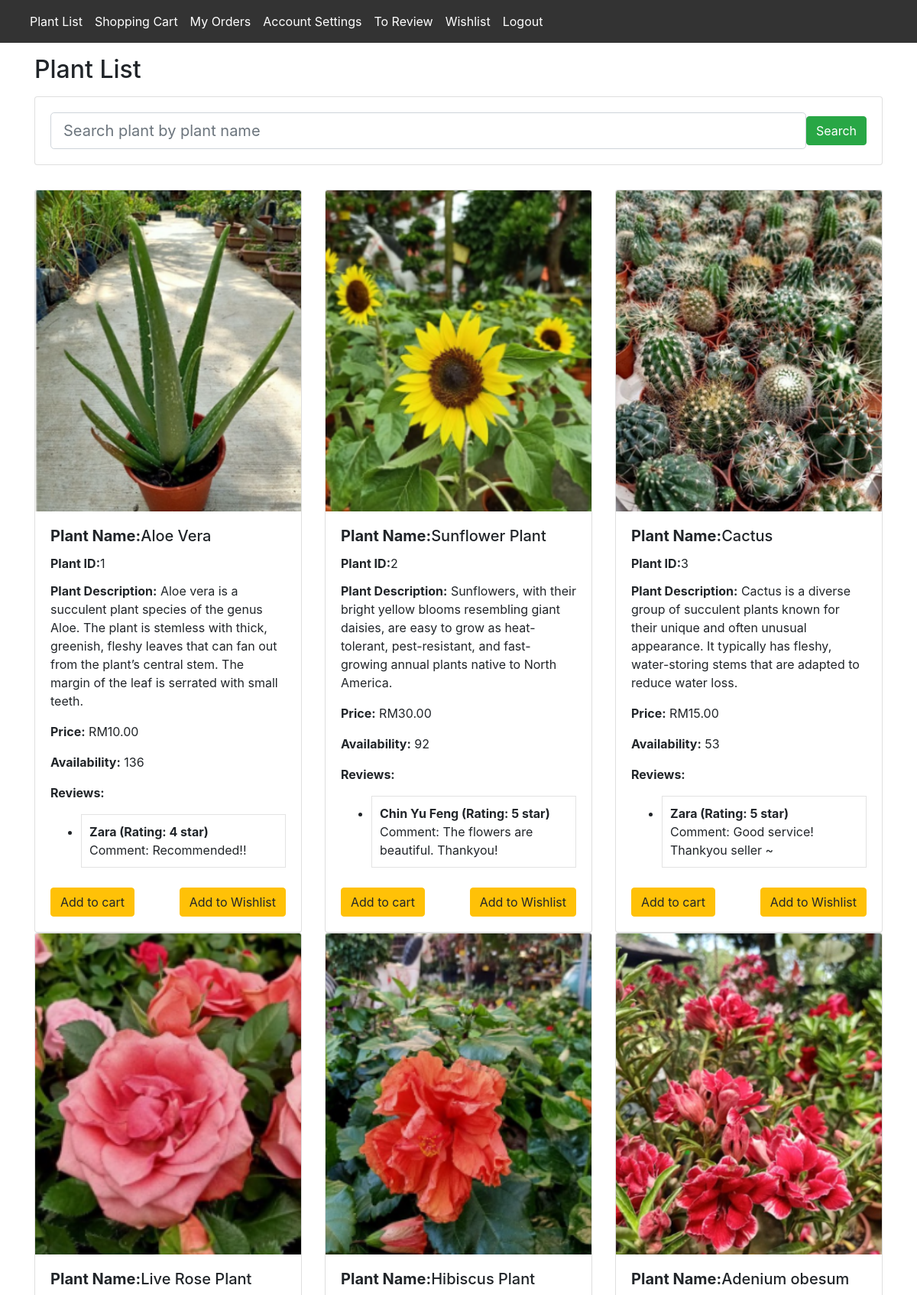
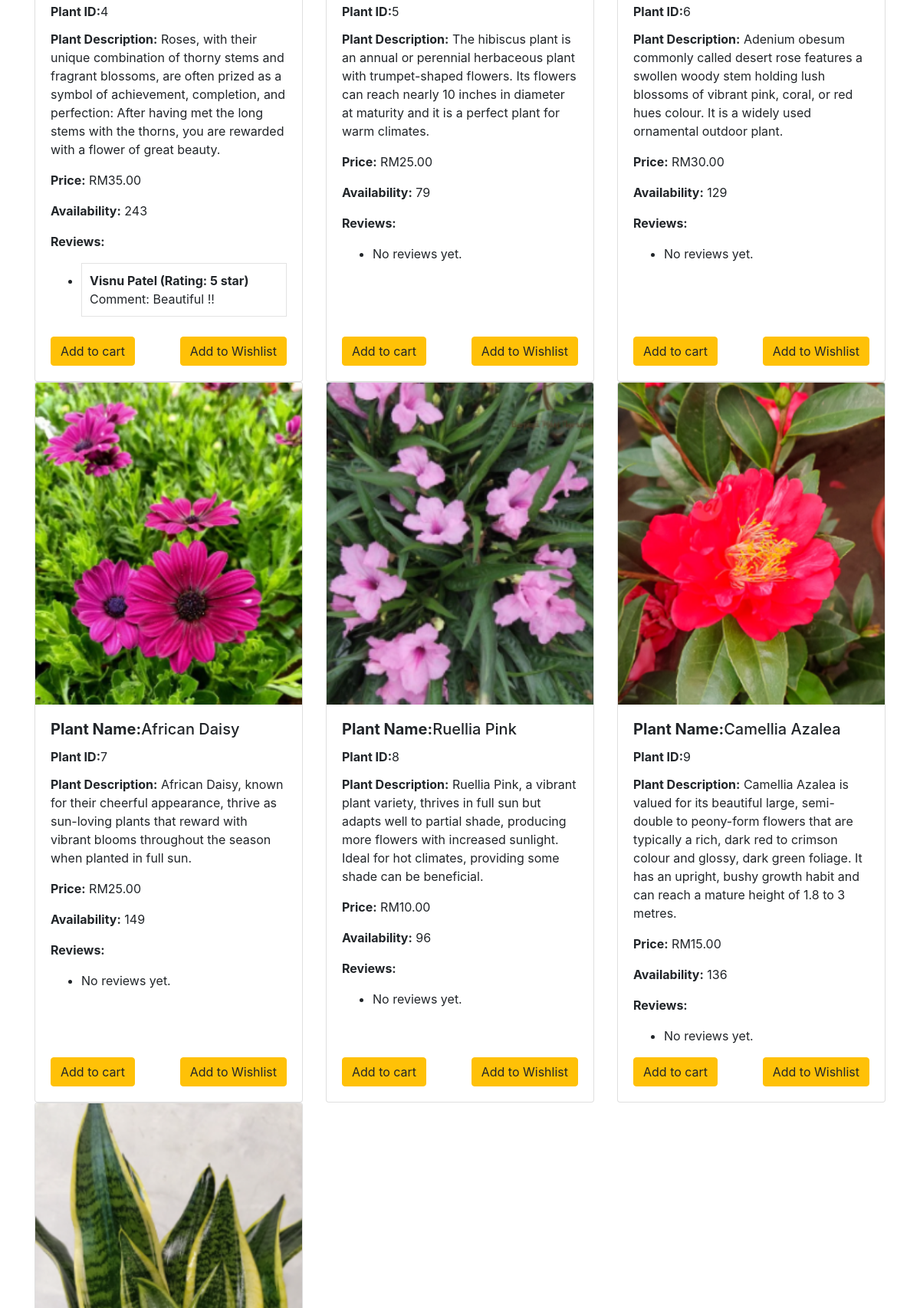
Page /plant_list/ (upper part) on the committed database (2 pictures, top to bottom).
### app/models.py (models this page shows, shortened)
class Plant(models.Model):
    plant_name = models.CharField(max_length=80)
    plant_image = models.ImageField(upload_to='plant/')
    plant_description = models.CharField(max_length=500)
    plant_price = models.DecimalField(max_digits=5, decimal_places=2)
    plant_availability = models.PositiveIntegerField(validators=[MinValueValidator(1), MaxValueValidator(999)])

class Review(models.Model):
    order_item = models.ForeignKey(OrderItem, on_delete=models.CASCADE, related_name='reviews')
    rating = models.IntegerField(validators=[MinValueValidator(1), MaxValueValidator(5)])
    comment = models.TextField(max_length=500)

class OrderItem(models.Model):
    order = models.ForeignKey(Order, on_delete=models.CASCADE, related_name='order_items')
    plant = models.ForeignKey(Plant, on_delete=models.CASCADE, related_name='order_items')
    plant_quantity = models.PositiveIntegerField(validators=[MinValueValidator(1), MaxValueValidator(50)])
    order_item_price = models.DecimalField(max_digits=5, decimal_places=2)
    to_review = models.BooleanField(default=True)

class Order(models.Model):
    customer = models.ForeignKey(Customer, on_delete=models.CASCADE, related_name='orders')
    payment = models.ForeignKey(Payment, on_delete=models.CASCADE, related_name='orders')
    delman = models.ForeignKey(DeliveryMan, on_delete=models.CASCADE, related_name='orders', null=True, blank=True)
    order_status = models.CharField(max_length=30)

class Customer(models.Model):
    user = models.OneToOneField(User, on_delete=models.CASCADE, primary_key=True, related_name='customer_profile')
    customer_name = models.CharField(max_length=80, default='Unknown')
    customer_address = models.CharField(max_length=200)
    customer_state = models.CharField(max_length=30)
    customer_ic = models.CharField(max_length=30, unique=True)
    customer_phone_number = models.BigIntegerField()

### app/views.py (the view)
# urls.py: path('plant_list/', views.plant_list_view, name='plant_list'),
def plant_list_view(request):
    plant_objects = Plant.objects.all()
    for plant in plant_objects:
        plant.reviews = Review.objects.filter(order_item__plant=plant)
    item_name = request.GET.get('item_name')
    if item_name:
        plant_objects = plant_objects.filter(plant_name__icontains=item_name)
        if not plant_objects:
            message = "No matching plants found."
            context = {'message': message}
            return render(request, 'plant_list.html', context)
    context = {'plant_objects': plant_objects}
    return render(request, 'plant_list.html', context)

### app/templates/plant_list.html (shortened to what this page needs)
<!DOCTYPE html>
<html lang="en">
<head>
    <link href="https://stackpath.bootstrapcdn.com/bootstrap/4.5.2/css/bootstrap.min.css" rel="stylesheet">
</head>
<body>
    <nav class="navbar navbar-expand-md navbar-dark" style="background-color: #333333;">
        <div class="container-fluid">
            <div class="collapse navbar-collapse" id="navbarNav">
                <ul class="navbar-nav">
                    <li class="nav-item deliveryman-section">
                        <a class="nav-link active" href="{% url 'plant_list' %}">Plant List</a>
                    </li>
                    <li class="nav-item">
                        <a class="nav-link active" aria-current="page" href="{% url 'view_cart' %}">Shopping Cart</a>
                    </li>
                    <li class="nav-item">
                        <a class="nav-link active" aria-current="page" href="{% url 'my_orders' %}">My Orders</a>
                    </li>
                    <li class="nav-item">
                        <a class="nav-link active" aria-current="page" href="{% url 'account_settings' %}">Account
                            Settings</a>
                    </li>
                    <li class="nav-item">
                        <a class="nav-link active" aria-current="page" href="{% url 'to_review' %}">To Review</a>
                    </li>
                    <li class="nav-item">
                        <a class="nav-link active" aria-current="page" href="{% url 'view_wishlist' %}">Wishlist</a>
                    </li>
                    <li class="nav-item">
                        <a class="nav-link active" aria-current="page" href="{% url 'logout' %}">Logout</a>
                    </li>
                </ul>
            </div>
        </div>
    </nav>
    <div class="container">
        <div class="row">
            <div class="col-12 text-left">
                <h2 class="plant-list-title">Plant List</h2>
            </div>
        </div>
        <div class="row search-bar-container align-items-center">
            <div class="col-12">
                <form class="card card-sm">
                    <div class="card-body row no-gutters align-items-center">
                        <div class="col">
                            <input type="search" name='item_name' placeholder="Search plant by plant name"
                                class="form-control form-control-lg search-input">
                        </div>
                        <div class="col-auto">
                            <button class="btn btn-success" type="submit">Search</button>
                        </div>
                    </div>
                </form>
            </div>
        </div>
        <div class="row row-cols-1 row-cols-md-3 g-4">
            {% if plant_objects %}
            {% for plant in plant_objects %}
            <div class="col">
                <div class="card h-100">
                    <img src="{{ plant.plant_image.url }}" class="card-img-top" alt="{{ plant.plant_name }}">
                    <div class="card-body d-flex flex-column">
                        <h5 class="card-title"><strong>Plant Name:</strong>{{ plant.plant_name }}</h5>
                        <p class="card-title"><strong>Plant ID:</strong>{{ plant.id }}</p>
                        <p class="card-text"><strong>Plant Description:</strong> {{ plant.plant_description }}</p>
                        <p class="card-text"><strong>Price:</strong> RM{{ plant.plant_price }}</p>
                        <p class="card-text"><strong>Availability:</strong> {{ plant.plant_availability }}</p>
                        <p class="card-text"><strong>Reviews:</strong></p>
                        <ul>
                            {% for review in plant.reviews %}
                            <li class="review">
                                <strong>{{ review.order_item.order.customer.customer_name }} (Rating: {{ review.rating }} star)</strong><br>
                                Comment: {{ review.comment }}<br>
                            </li>
                            {% empty %}
                            <li class="no-reviews">No reviews yet.</li>
                            {% endfor %}
                        </ul>
                        <div class="mt-auto">
                            <div class="mt-auto d-flex justify-content-between align-items-center">
                                <form action="{% url 'add_to_cart' plant.id %}" method="post" class="d-inline">
                                    <button type="submit" class="btn btn-warning">Add to cart</button>
                                </form>
                                <a href="{% url 'add_to_wishlist' plant.id %}" class="btn btn-warning">Add to Wishlist</a>
                            </div>
                        </div>
                    </div>
                </div>
            </div>
            {% endfor %}
            {% else %}
            <div class="col-md-12">
                <div class="alert alert-warning" role="alert">
                    No plants match the entered criteria.
                </div>
            </div>
            {% endif %}
        </div>
    </div>
</body>
</html>

### app/templates/plant_list.html (style rules this page uses)
.search-bar-container { margin-bottom: 2rem; }
.card-img-top { width: 100%; height: 35vw; object-fit: cover; }
.review { border: 1px solid #e3e3e3; padding: 10px; margin-bottom: 10px; }
.search-input { width: 100%; }
.plant-list-title { margin-top: 1rem; margin-bottom: 1rem; }

### rows in the picture
Plant: plant_image (picture), plant_name "Aloe Vera", id "1", plant_description "Aloe vera is a succulent plant species of the genus Aloe. The plant is stemless with thick, greenish, fleshy leaves that can fan out from the plant’s central stem. The margin of the leaf is serrated with small teeth.", plant_price "10.00", plant_availability "136"
Review: order_item.order.customer.customer_name "Zara", rating "4", comment "Recommended!!"
Plant: plant_image (picture), plant_name "Sunflower Plant", id "2", plant_description "Sunflowers, with their bright yellow blooms resembling giant daisies, are easy to grow as heat-tolerant, pest-resistant, and fast-growing annual plants native to North America.", plant_price "30.00", plant_availability "92"
Review: order_item.order.customer.customer_name "Chin Yu Feng", rating "5", comment "The flowers are beautiful. Thankyou!"
Plant: plant_image (picture), plant_name "Cactus", id "3", plant_description "Cactus is a diverse group of succulent plants known for their unique and often unusual appearance. It typically has fleshy, water-storing stems that are adapted to reduce water loss.", plant_price "15.00", plant_availability "53"
Review: order_item.order.customer.customer_name "Zara", rating "5", comment "Good service! Thankyou seller ~"
Plant: plant_image (picture), plant_name "Live Rose Plant", id "4", plant_description "Roses, with their unique combination of thorny stems and fragrant blossoms, are often prized as a symbol of achievement, completion, and perfection: After having met the long stems with the thorns, you are rewarded with a flower of great beauty.", plant_price "35.00", plant_availability "243"
Review: order_item.order.customer.customer_name "Visnu Patel", rating "5", comment "Beautiful !!"
Plant: plant_image (picture), plant_name "Hibiscus Plant", id "5", plant_description "The hibiscus plant is an annual or perennial herbaceous plant with trumpet-shaped flowers. Its flowers can reach nearly 10 inches in diameter at maturity and it is a perfect plant for warm climates.", plant_price "25.00", plant_availability "79"
Plant: plant_image (picture), plant_name "Adenium obesum", id "6", plant_description "Adenium obesum commonly called desert rose features a swollen woody stem holding lush blossoms of vibrant pink, coral, or red hues colour. It is a widely used ornamental outdoor plant.", plant_price "30.00", plant_availability "129"
Plant: plant_image (picture), plant_name "African Daisy", id "7", plant_description "African Daisy, known for their cheerful appearance, thrive as sun-loving plants that reward with vibrant blooms throughout the season when planted in full sun.", plant_price "25.00", plant_availability "149"
Plant: plant_image (picture), plant_name "Ruellia Pink", id "8", plant_description "Ruellia Pink, a vibrant plant variety, thrives in full sun but adapts well to partial shade, producing more flowers with increased sunlight. Ideal for hot climates, providing some shade can be beneficial.", plant_price "10.00", plant_availability "96"
Plant: plant_image (picture), plant_name "Camellia Azalea", id "9", plant_description "Camellia Azalea is valued for its beautiful large, semi-double to peony-form flowers that are typically a rich, dark red to crimson colour and glossy, dark green foliage. It has an upright, bushy growth habit and can reach a mature height of 1.8 to 3 metres.", plant_price "15.00", plant_availability "136"
Plant: plant_image (picture)
